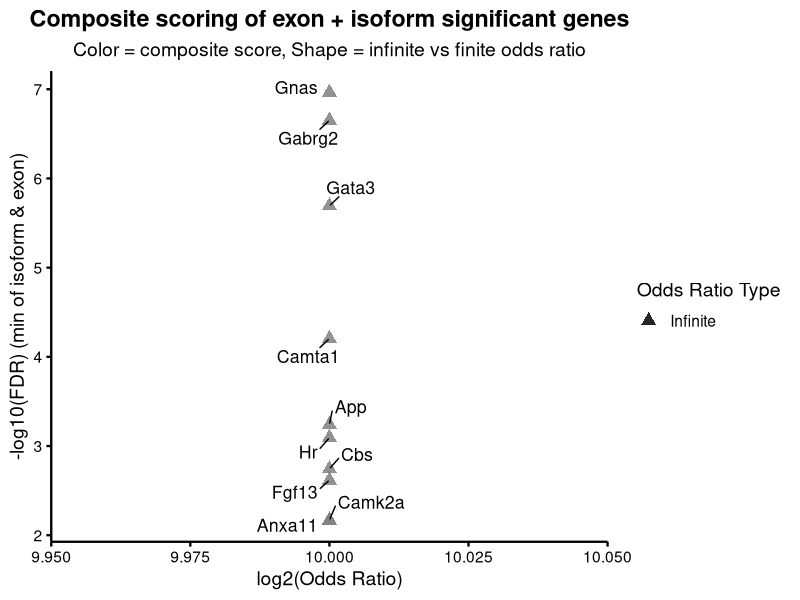
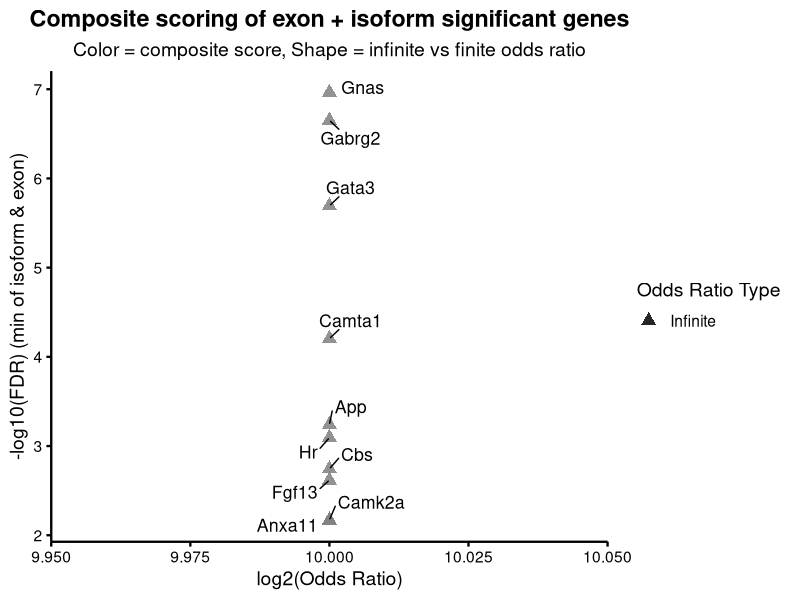

Source code (R) for these figures, in order:
library(ggplot2)
library(ggrepel)
library(readr)
library(dplyr)

# 1. Load the ranked data
ranked <- read_csv("intersected_genes_ranked_by_composite_score.csv", show_col_types = FALSE)

# 2. Compute -log10(min FDR), log2(odds ratio), and flag infinite ORs
ranked <- ranked %>%
  mutate(
    is_infinite = is.infinite(odds_ratio),
    odds_ratio_capped = ifelse(is_infinite, 1024, odds_ratio),
    log2_odds_ratio = pmin(log2(odds_ratio_capped + 1e-6), 10),
    min_fdr = pmin(isoform_fdr, exon_fdr),
    neg_log10_min_fdr = -log10(min_fdr + 1e-10)
  )

# 3. Get top 10 by composite score
top10 <- ranked %>% slice_max(order_by = composite_score, n = 10)

# 4. Create base plot (color = composite_score, shape = infinite flag)
whole_plot <- ggplot(ranked, aes(x = log2_odds_ratio, y = neg_log10_min_fdr,
                                 color = composite_score, shape = is_infinite)) +
  geom_point(size = 3.5, alpha = 0.85) +
  scale_color_gradient(low = "gray80", high = "purple3") +
  scale_shape_manual(
    values = c("FALSE" = 16, "TRUE" = 17),
    labels = c("FALSE" = "Finite", "TRUE" = "Infinite")
  ) +
  labs(
    title = "Composite scoring of exon + isoform significant genes",
    subtitle = "Color = composite score, Shape = infinite vs finite odds ratio",
    x = "log2(Odds Ratio)",
    y = "-log10(FDR) (min of isoform & exon)",
    color = "Composite Score",
    shape = "Odds Ratio Type"
  ) +
  theme_minimal(base_size = 14) +
  theme(
    panel.grid = element_blank(),
    axis.line = element_line(color = "black", linewidth = 0.8),
    axis.ticks = element_line(color = "black", linewidth = 0.8),
    axis.text = element_text(color = "black"),
    axis.title = element_text(color = "black"),
    plot.title = element_text(hjust = 0.5, face = "bold"),
    plot.subtitle = element_text(hjust = 0.5)
  ) +
  geom_text_repel(data = top10, aes(label = gene_name),
                  size = 4.5, color = "black", box.padding = 0.5)

# 5. Remove shape legend if all ORs are finite
if (!any(ranked$is_infinite)) {
  whole_plot <- whole_plot + guides(shape = "none")
}

# 6. Save and show plot
ggsave("multiparameter_gene_scoring_plot_with_shapes.pdf", plot = whole_plot, width = 10, height = 6, dpi = 300)
print(whole_plot)
